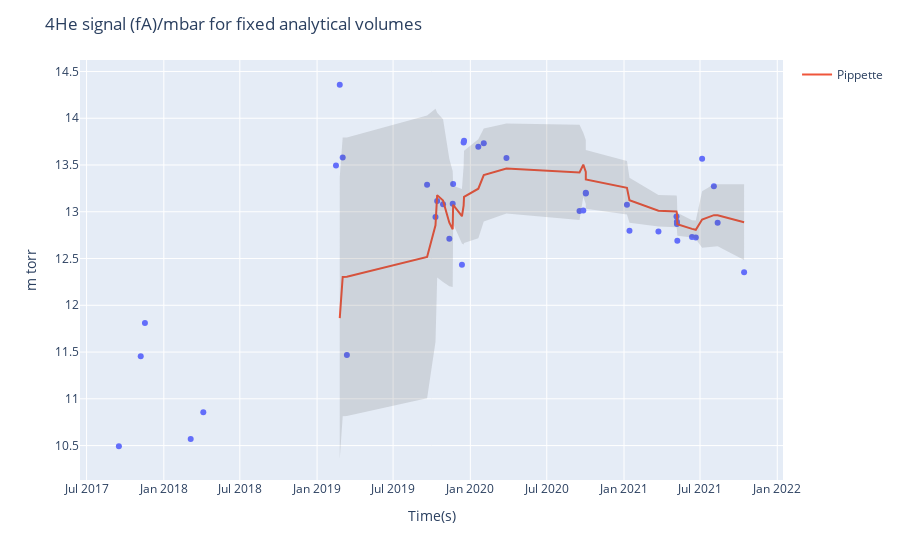

The cell this chart's notebook holds for it:
### Code cell
fig = px.scatter(f, x=f['Date'], y=f['fa/mbar'], log_y=False)
fig.add_scatter(name='Pippette',x=f['Date'], y=f['rolling_avg'], mode='lines')
fig.add_scatter(name='upper bound',x=f['Date'], y=f['rolling_avg']+f['rolling_std'], mode='lines',  
                marker=dict(color="#444"),line=dict(width=0), showlegend=False)
fig.add_scatter(name='lower bound',x=f['Date'], y=f['rolling_avg']-f['rolling_std'], mode='lines',
                marker=dict(color="#444"),line=dict(width=0), showlegend=False, fillcolor='rgba(68, 68, 68, 0.15)',
        fill='tonexty')
      
      



fig.update_layout(
    title="4He signal (fA)/mbar for fixed analytical volumes",
    xaxis_title="Time(s)",
    yaxis_title="m torr")
fig.update_xaxes

fig.show()

#f['rolling_avg'],f['rolling_std' ]
